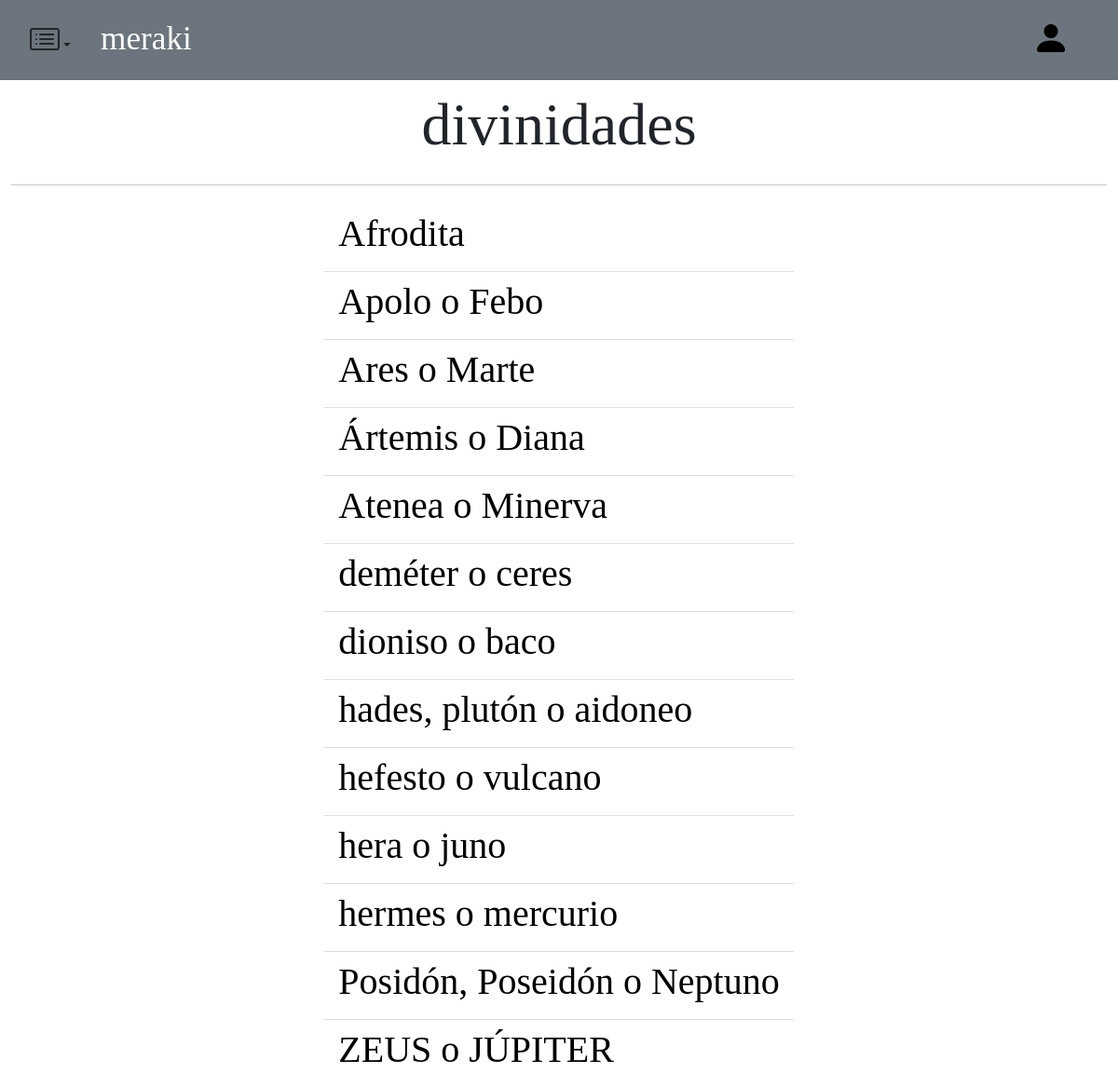
The app's page /vistas/listarGriegos.php with its own data.
### tables this page shows
CREATE TABLE `clasico` (
  `idpropio` int(11) NOT NULL,
  `idgen` int(11) NOT NULL,
  `genealogia` text NOT NULL,
  `atribuciones` text NOT NULL,
  `aventuras` text NOT NULL,
  `leyendas` text NOT NULL,
  `veanse` text NOT NULL
);

CREATE TABLE `sergenerico` (
  `ID` int(11) NOT NULL,
  `nombre` varchar(255) NOT NULL,
  `rol` int(11) NOT NULL,
  `atributos` longtext NOT NULL CHECK (json_valid(`atributos`)),
  `variantes` longtext NOT NULL CHECK (json_valid(`variantes`))
);

### models/clasico.php (called while the page is built, shortened)
<?php
require_once "./../db/db.php";
class clasico extends generico{
    function mostrardioses(){
        $db = new Database();
        $dbconection = $db->connect();
        $query = "select * from clasico c, sergenerico g where c.idgen = g.ID order by g.nombre ASC;";
        $resultado = $db->querySelect($dbconection, $query);
                return $resultado;
    }
}
?>

### db/db.php (called while the page is built, shortened)
<?php
class Database{
    function querySelect($bbdd, $query){
        $consulta = $bbdd->query($query);
        return $consulta;
    }
}
?>

### vistas/listarGriegos.php (the view, shortened to what this page needs)
<?php
require_once "./../models/clasico.php";
    $dios = new clasico();
    $dioses = $dios->mostrardioses();
?>
<!DOCTYPE html>
<html lang="en">
<head>
    <link href="https://cdn.jsdelivr.net/npm/bootstrap@5.1.3/dist/css/bootstrap.min.css" rel="stylesheet">
    <link rel="stylesheet" href="https://cdn.jsdelivr.net/npm/bootstrap-icons@1.7.2/font/bootstrap-icons.css">
    <link rel="stylesheet" href="navbar.css">
</head>
<body style="font-family: 'Cinzel', serif;">
        <nav class="navbar navbar-expand-lg navbar-light bg-secondary mx-auto">
        <div class="container-fluid mx-4">
            <div class="row">
                <ul class=" col navbar-nav me-auto mb-2 mb-lg-0">
                    <li class=" nav-item dropdown"><a class="nav-link text-dark dropdown-toggle" href="#" id="navbarDropdown" role="button" data-bs-toggle="dropdown" aria-expanded="false"><i class="bi bi-card-list"  style="font-size: 2em;"></i></a>
                    </li>
                </ul>
                <a class="col navbar-brand text-white align-middle" style="font-size: 2.2em;"  href="index.php">meraki</a>
            </div>
            <div class="row">
                <p class="col p-3 align-middle" style="font-size: 1.5em;">
                ?></p>
              <a class="col navbar-brand text-black align-middle" href="login.php"><i class="bi bi-person-fill dropdown" style="font-size: 2em;"> </i> </a>
              </div>
    </nav>
       <div class="container-fluid position-relative">
        <div class="position-absolute top-0 start-50 translate-middle-x" style="font-size: 4em;"> divinidades</div>
        <br> <br> <br> <br>
        <hr>
           <div class="position-absolute mt-1 start-50 translate-middle-x">
            <ul class="list-group list-group-flush">
                    <?php
                        for($i = 0; $i<$dioses->num_rows;$i++){
                            $fila = $dioses->fetch_assoc();
                    ?>
                    <li id="<?php echo $fila['idpropio'];?>" class="list-group-item">
                    <h1>
                        <a href="clasico.php?id=<?php echo $fila['idpropio'];?>" style="color: black; text-decoration:none;">
                            <?php
                                 echo $fila['nombre'];
                            ?>
                        </a>
                    </h1>
                    <?php
                    }
                    ?>
                </li>
              </ul>
           </div>
       </div>
</body>
</html>

### records on screen
clasico: idgen.nombre "Afrodita"
clasico: idgen.nombre "Apolo o Febo"
clasico: idgen.nombre "Ares o Marte"
clasico: idgen.nombre "Ártemis o Diana"
clasico: idgen.nombre "Atenea o Minerva"
clasico: idgen.nombre "deméter o ceres"
clasico: idgen.nombre "dioniso o baco"
clasico: idgen.nombre "hades, plutón o aidoneo"
clasico: idgen.nombre "hefesto o vulcano"
clasico: idgen.nombre "hera o juno"
clasico: idgen.nombre "hermes o mercurio"
clasico: idgen.nombre "Posidón, Poseidón o Neptuno"
clasico: idgen.nombre "ZEUS o JÚPITER"
